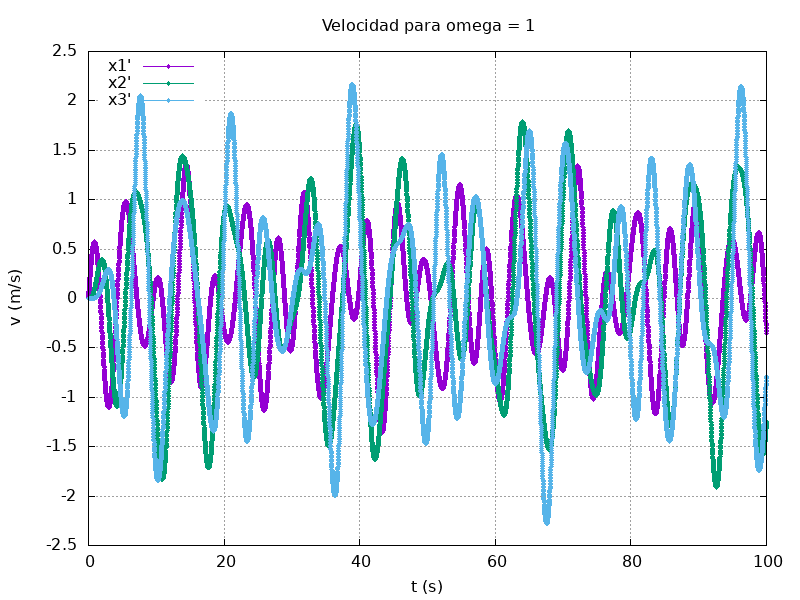

The script that saved this image:
# Configurar el tipo de gráfico
set title " Velocidad para omega = 1"
set xlabel "t (s)"
set ylabel "v (m/s)"
set grid


set terminal png size 800,600
set output 'velocity_omega1.png'
set key left

set xrange [0: 100]

# Graficar los puntos experimentales y la expresión teórica
plot "rk4_data.txt" using 1:3 with linespoints pointtype 7 pointsize 0.5 title "x1'", \
	"rk4_data.txt" using 1:5 with linespoints pointtype 7 pointsize 0.5 title "x2'" , \
	"rk4_data.txt" using 1:7 with linespoints pointtype 7 pointsize 0.5 title "x3'", \

